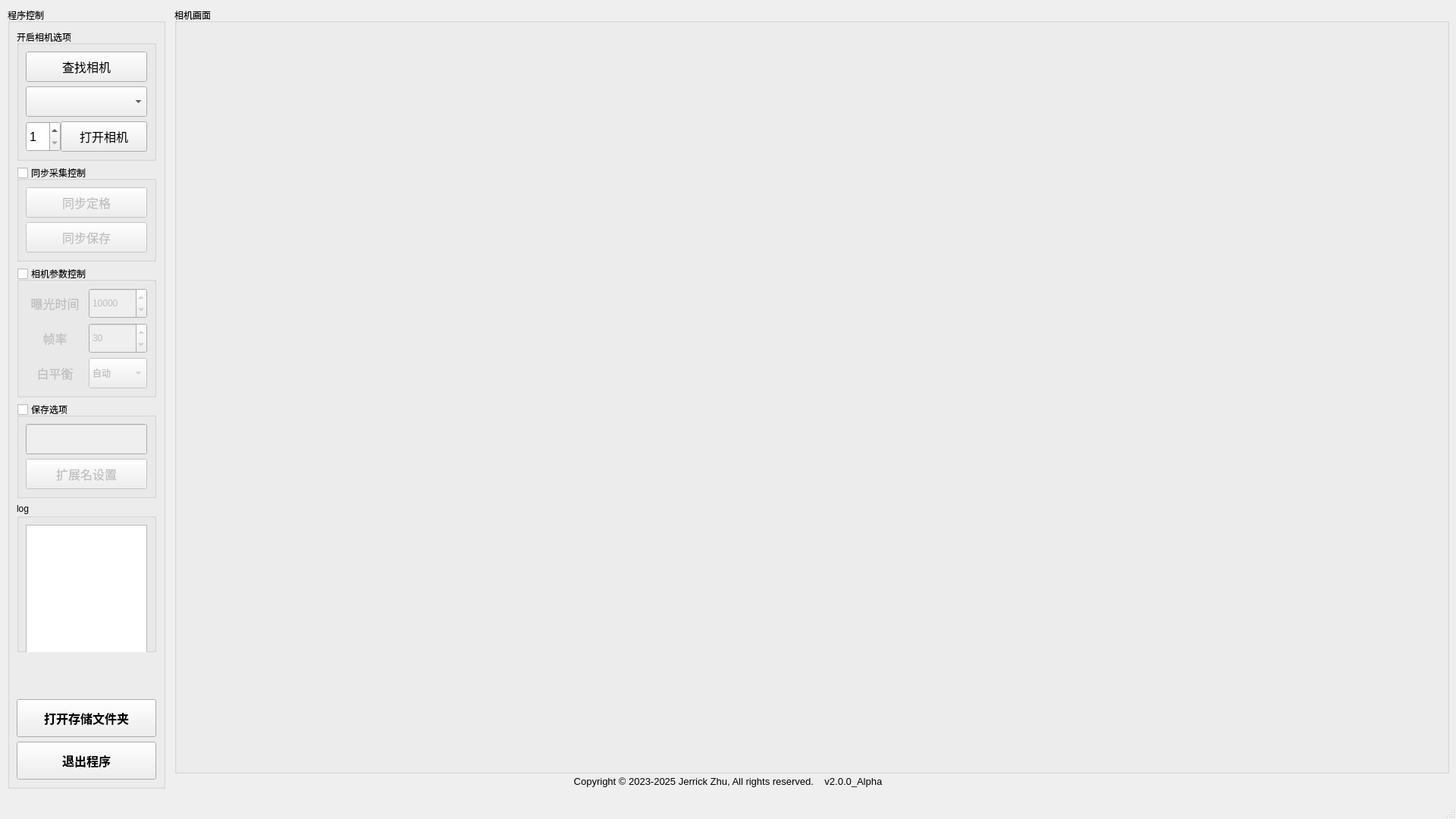
<?xml version="1.0" encoding="UTF-8"?>
<ui version="4.0">
 <class>MainWindow</class>
 <widget class="QMainWindow" name="MainWindow">
  <property name="geometry">
   <rect>
    <x>0</x>
    <y>0</y>
    <width>1920</width>
    <height>1080</height>
   </rect>
  </property>
  <property name="minimumSize">
   <size>
    <width>1920</width>
    <height>1080</height>
   </size>
  </property>
  <property name="maximumSize">
   <size>
    <width>1920</width>
    <height>1080</height>
   </size>
  </property>
  <property name="windowTitle">
   <string>GXI_Capture</string>
  </property>
  <property name="iconSize">
   <size>
    <width>50</width>
    <height>50</height>
   </size>
  </property>
  <widget class="QWidget" name="centralwidget">
   <widget class="QGroupBox" name="verticalGroupBox">
    <property name="geometry">
     <rect>
      <x>10</x>
      <y>10</y>
      <width>208</width>
      <height>1030</height>
     </rect>
    </property>
    <property name="title">
     <string>程序控制</string>
    </property>
    <layout class="QVBoxLayout" name="verticalLayout" stretch="0,0,0,0,0,1,0,0">
     <item>
      <widget class="QGroupBox" name="verticalGroupBox_5">
       <property name="title">
        <string>开启相机选项</string>
       </property>
       <layout class="QVBoxLayout" name="verticalLayout_3">
        <item>
         <widget class="QPushButton" name="pushButton">
          <property name="minimumSize">
           <size>
            <width>0</width>
            <height>40</height>
           </size>
          </property>
          <property name="maximumSize">
           <size>
            <width>16777215</width>
            <height>40</height>
           </size>
          </property>
          <property name="font">
           <font>
            <family>Arial</family>
            <pointsize>12</pointsize>
           </font>
          </property>
          <property name="text">
           <string>查找相机</string>
          </property>
         </widget>
        </item>
        <item>
         <widget class="QComboBox" name="comboBox">
          <property name="minimumSize">
           <size>
            <width>0</width>
            <height>40</height>
           </size>
          </property>
          <property name="maximumSize">
           <size>
            <width>16777215</width>
            <height>40</height>
           </size>
          </property>
         </widget>
        </item>
        <item>
         <layout class="QHBoxLayout" name="horizontalLayout" stretch="1,3">
          <property name="spacing">
           <number>0</number>
          </property>
          <item>
           <widget class="QSpinBox" name="spinBox">
            <property name="minimumSize">
             <size>
              <width>0</width>
              <height>40</height>
             </size>
            </property>
            <property name="maximumSize">
             <size>
              <width>16777215</width>
              <height>40</height>
             </size>
            </property>
            <property name="font">
             <font>
              <pointsize>12</pointsize>
             </font>
            </property>
            <property name="minimum">
             <number>1</number>
            </property>
            <property name="maximum">
             <number>12</number>
            </property>
            <property name="value">
             <number>1</number>
            </property>
           </widget>
          </item>
          <item>
           <widget class="QPushButton" name="pushButton_2">
            <property name="minimumSize">
             <size>
              <width>0</width>
              <height>40</height>
             </size>
            </property>
            <property name="maximumSize">
             <size>
              <width>16777215</width>
              <height>40</height>
             </size>
            </property>
            <property name="font">
             <font>
              <pointsize>12</pointsize>
             </font>
            </property>
            <property name="text">
             <string>打开相机</string>
            </property>
           </widget>
          </item>
         </layout>
        </item>
       </layout>
      </widget>
     </item>
     <item>
      <widget class="QGroupBox" name="verticalGroupBox_3">
       <property name="title">
        <string>同步采集控制</string>
       </property>
       <property name="checkable">
        <bool>true</bool>
       </property>
       <property name="checked">
        <bool>false</bool>
       </property>
       <layout class="QVBoxLayout" name="verticalLayout_7">
        <item>
         <widget class="QPushButton" name="pushButton_5">
          <property name="minimumSize">
           <size>
            <width>0</width>
            <height>40</height>
           </size>
          </property>
          <property name="maximumSize">
           <size>
            <width>16777215</width>
            <height>40</height>
           </size>
          </property>
          <property name="font">
           <font>
            <family>Arial</family>
            <pointsize>12</pointsize>
           </font>
          </property>
          <property name="text">
           <string>同步定格</string>
          </property>
         </widget>
        </item>
        <item>
         <widget class="QPushButton" name="pushButton_6">
          <property name="minimumSize">
           <size>
            <width>0</width>
            <height>40</height>
           </size>
          </property>
          <property name="maximumSize">
           <size>
            <width>16777215</width>
            <height>40</height>
           </size>
          </property>
          <property name="font">
           <font>
            <family>Arial</family>
            <pointsize>12</pointsize>
           </font>
          </property>
          <property name="text">
           <string>同步保存</string>
          </property>
         </widget>
        </item>
       </layout>
      </widget>
     </item>
     <item>
      <widget class="QGroupBox" name="gridGroupBox_2">
       <property name="title">
        <string>相机参数控制</string>
       </property>
       <property name="checkable">
        <bool>true</bool>
       </property>
       <property name="checked">
        <bool>false</bool>
       </property>
       <layout class="QGridLayout" name="gridLayout_2">
        <item row="2" column="1">
         <widget class="QComboBox" name="comboBox_2">
          <property name="minimumSize">
           <size>
            <width>0</width>
            <height>40</height>
           </size>
          </property>
          <property name="maximumSize">
           <size>
            <width>16777215</width>
            <height>40</height>
           </size>
          </property>
          <item>
           <property name="text">
            <string>自动</string>
           </property>
          </item>
          <item>
           <property name="text">
            <string>手动</string>
           </property>
          </item>
         </widget>
        </item>
        <item row="0" column="1">
         <widget class="QSpinBox" name="spinBox_2">
          <property name="minimumSize">
           <size>
            <width>0</width>
            <height>40</height>
           </size>
          </property>
          <property name="maximumSize">
           <size>
            <width>16777215</width>
            <height>40</height>
           </size>
          </property>
          <property name="minimum">
           <number>10</number>
          </property>
          <property name="maximum">
           <number>500000</number>
          </property>
          <property name="value">
           <number>10000</number>
          </property>
         </widget>
        </item>
        <item row="1" column="1">
         <widget class="QSpinBox" name="spinBox_3">
          <property name="minimumSize">
           <size>
            <width>0</width>
            <height>40</height>
           </size>
          </property>
          <property name="maximumSize">
           <size>
            <width>16777215</width>
            <height>40</height>
           </size>
          </property>
          <property name="minimum">
           <number>2</number>
          </property>
          <property name="maximum">
           <number>60</number>
          </property>
          <property name="value">
           <number>30</number>
          </property>
         </widget>
        </item>
        <item row="0" column="0">
         <widget class="QLabel" name="label_2">
          <property name="minimumSize">
           <size>
            <width>0</width>
            <height>40</height>
           </size>
          </property>
          <property name="maximumSize">
           <size>
            <width>16777215</width>
            <height>40</height>
           </size>
          </property>
          <property name="font">
           <font>
            <pointsize>12</pointsize>
           </font>
          </property>
          <property name="text">
           <string>曝光时间</string>
          </property>
          <property name="alignment">
           <set>Qt::AlignCenter</set>
          </property>
         </widget>
        </item>
        <item row="1" column="0">
         <widget class="QLabel" name="label_5">
          <property name="minimumSize">
           <size>
            <width>0</width>
            <height>40</height>
           </size>
          </property>
          <property name="maximumSize">
           <size>
            <width>16777215</width>
            <height>40</height>
           </size>
          </property>
          <property name="font">
           <font>
            <pointsize>12</pointsize>
           </font>
          </property>
          <property name="text">
           <string>帧率</string>
          </property>
          <property name="alignment">
           <set>Qt::AlignCenter</set>
          </property>
         </widget>
        </item>
        <item row="2" column="0">
         <widget class="QLabel" name="label_6">
          <property name="minimumSize">
           <size>
            <width>0</width>
            <height>40</height>
           </size>
          </property>
          <property name="maximumSize">
           <size>
            <width>16777215</width>
            <height>40</height>
           </size>
          </property>
          <property name="font">
           <font>
            <pointsize>12</pointsize>
           </font>
          </property>
          <property name="text">
           <string>白平衡</string>
          </property>
          <property name="alignment">
           <set>Qt::AlignCenter</set>
          </property>
         </widget>
        </item>
       </layout>
      </widget>
     </item>
     <item>
      <widget class="QGroupBox" name="verticalGroupBox_2">
       <property name="title">
        <string>保存选项</string>
       </property>
       <property name="checkable">
        <bool>true</bool>
       </property>
       <property name="checked">
        <bool>false</bool>
       </property>
       <layout class="QVBoxLayout" name="verticalLayout_4">
        <item>
         <widget class="QLineEdit" name="lineEdit">
          <property name="minimumSize">
           <size>
            <width>0</width>
            <height>40</height>
           </size>
          </property>
          <property name="maximumSize">
           <size>
            <width>16777215</width>
            <height>40</height>
           </size>
          </property>
         </widget>
        </item>
        <item>
         <widget class="QPushButton" name="pushButton_3">
          <property name="minimumSize">
           <size>
            <width>0</width>
            <height>40</height>
           </size>
          </property>
          <property name="maximumSize">
           <size>
            <width>16777215</width>
            <height>40</height>
           </size>
          </property>
          <property name="font">
           <font>
            <family>Arial</family>
            <pointsize>12</pointsize>
           </font>
          </property>
          <property name="text">
           <string>扩展名设置</string>
          </property>
         </widget>
        </item>
       </layout>
      </widget>
     </item>
     <item>
      <widget class="QGroupBox" name="verticalGroupBox_4">
       <property name="title">
        <string>log</string>
       </property>
       <property name="checkable">
        <bool>false</bool>
       </property>
       <property name="checked">
        <bool>false</bool>
       </property>
       <layout class="QVBoxLayout" name="verticalLayout_6">
        <item>
         <widget class="QTextEdit" name="textEdit">
          <property name="minimumSize">
           <size>
            <width>0</width>
            <height>200</height>
           </size>
          </property>
          <property name="maximumSize">
           <size>
            <width>16777215</width>
            <height>3000</height>
           </size>
          </property>
         </widget>
        </item>
       </layout>
      </widget>
     </item>
     <item>
      <widget class="QLabel" name="label">
       <property name="minimumSize">
        <size>
         <width>0</width>
         <height>50</height>
        </size>
       </property>
       <property name="maximumSize">
        <size>
         <width>16777215</width>
         <height>50</height>
        </size>
       </property>
       <property name="styleSheet">
        <string notr="true">image: url(:/img/1702027147746.png);</string>
       </property>
       <property name="text">
        <string/>
       </property>
      </widget>
     </item>
     <item>
      <widget class="QPushButton" name="pushButton_7">
       <property name="minimumSize">
        <size>
         <width>50</width>
         <height>50</height>
        </size>
       </property>
       <property name="maximumSize">
        <size>
         <width>16777215</width>
         <height>50</height>
        </size>
       </property>
       <property name="font">
        <font>
         <family>Arial Black</family>
         <pointsize>12</pointsize>
         <weight>75</weight>
         <bold>true</bold>
        </font>
       </property>
       <property name="text">
        <string>打开存储文件夹</string>
       </property>
      </widget>
     </item>
     <item>
      <widget class="QPushButton" name="pushButton_4">
       <property name="minimumSize">
        <size>
         <width>50</width>
         <height>50</height>
        </size>
       </property>
       <property name="maximumSize">
        <size>
         <width>16777215</width>
         <height>50</height>
        </size>
       </property>
       <property name="font">
        <font>
         <family>Arial Black</family>
         <pointsize>12</pointsize>
         <weight>75</weight>
         <bold>true</bold>
        </font>
       </property>
       <property name="text">
        <string>退出程序</string>
       </property>
      </widget>
     </item>
    </layout>
   </widget>
   <widget class="QGroupBox" name="gridGroupBox">
    <property name="geometry">
     <rect>
      <x>230</x>
      <y>10</y>
      <width>1681</width>
      <height>1010</height>
     </rect>
    </property>
    <property name="title">
     <string>相机画面</string>
    </property>
    <layout class="QGridLayout" name="gridLayout"/>
   </widget>
   <widget class="QLabel" name="label_4">
    <property name="geometry">
     <rect>
      <x>0</x>
      <y>1020</y>
      <width>1920</width>
      <height>20</height>
     </rect>
    </property>
    <property name="minimumSize">
     <size>
      <width>1920</width>
      <height>0</height>
     </size>
    </property>
    <property name="maximumSize">
     <size>
      <width>1920</width>
      <height>16777215</height>
     </size>
    </property>
    <property name="font">
     <font>
      <pointsize>10</pointsize>
     </font>
    </property>
    <property name="layoutDirection">
     <enum>Qt::LeftToRight</enum>
    </property>
    <property name="text">
     <string>Copyright © 2023-2025 Jerrick Zhu, All rights reserved.    v2.0.0_Alpha</string>
    </property>
    <property name="alignment">
     <set>Qt::AlignCenter</set>
    </property>
   </widget>
  </widget>
  <widget class="QMenuBar" name="menubar">
   <property name="geometry">
    <rect>
     <x>0</x>
     <y>0</y>
     <width>1920</width>
     <height>23</height>
    </rect>
   </property>
  </widget>
  <widget class="QStatusBar" name="statusbar"/>
 </widget>
 <resources>
  <include location="../res/img.qrc"/>
 </resources>
 <connections/>
</ui>
